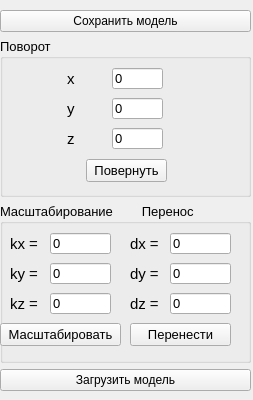
<?xml version="1.0" encoding="UTF-8"?>
<ui version="4.0">
 <class>MyController</class>
 <widget class="QWidget" name="MyController">
  <property name="geometry">
   <rect>
    <x>0</x>
    <y>0</y>
    <width>253</width>
    <height>400</height>
   </rect>
  </property>
  <property name="sizePolicy">
   <sizepolicy hsizetype="Fixed" vsizetype="Preferred">
    <horstretch>0</horstretch>
    <verstretch>0</verstretch>
   </sizepolicy>
  </property>
  <property name="minimumSize">
   <size>
    <width>200</width>
    <height>400</height>
   </size>
  </property>
  <property name="windowTitle">
   <string>Form</string>
  </property>
  <widget class="QWidget" name="verticalLayoutWidget">
   <property name="geometry">
    <rect>
     <x>0</x>
     <y>10</y>
     <width>251</width>
     <height>381</height>
    </rect>
   </property>
   <layout class="QVBoxLayout" name="verticalLayout_2">
    <item>
     <widget class="QPushButton" name="saveButton">
      <property name="text">
       <string>Сохранить модель</string>
      </property>
     </widget>
    </item>
    <item>
     <widget class="QGroupBox" name="groupBox">
      <property name="font">
       <font>
        <pointsize>10</pointsize>
       </font>
      </property>
      <property name="title">
       <string>Поворот</string>
      </property>
      <widget class="QLabel" name="label_2">
       <property name="geometry">
        <rect>
         <x>67</x>
         <y>30</y>
         <width>41</width>
         <height>21</height>
        </rect>
       </property>
       <property name="font">
        <font>
         <pointsize>11</pointsize>
        </font>
       </property>
       <property name="text">
        <string>х</string>
       </property>
      </widget>
      <widget class="QLabel" name="label_3">
       <property name="geometry">
        <rect>
         <x>67</x>
         <y>60</y>
         <width>41</width>
         <height>21</height>
        </rect>
       </property>
       <property name="font">
        <font>
         <pointsize>11</pointsize>
        </font>
       </property>
       <property name="text">
        <string>y</string>
       </property>
      </widget>
      <widget class="QLineEdit" name="rot_xEdit">
       <property name="geometry">
        <rect>
         <x>112</x>
         <y>30</y>
         <width>51</width>
         <height>21</height>
        </rect>
       </property>
       <property name="text">
        <string>0</string>
       </property>
      </widget>
      <widget class="QLineEdit" name="rot_yEdit">
       <property name="geometry">
        <rect>
         <x>112</x>
         <y>60</y>
         <width>51</width>
         <height>21</height>
        </rect>
       </property>
       <property name="text">
        <string>0</string>
       </property>
      </widget>
      <widget class="QLineEdit" name="rot_zEdit">
       <property name="geometry">
        <rect>
         <x>112</x>
         <y>90</y>
         <width>51</width>
         <height>21</height>
        </rect>
       </property>
       <property name="text">
        <string>0</string>
       </property>
      </widget>
      <widget class="QLabel" name="label_4">
       <property name="geometry">
        <rect>
         <x>67</x>
         <y>90</y>
         <width>41</width>
         <height>21</height>
        </rect>
       </property>
       <property name="font">
        <font>
         <pointsize>11</pointsize>
        </font>
       </property>
       <property name="text">
        <string>z</string>
       </property>
      </widget>
      <widget class="QPushButton" name="rotateButton">
       <property name="geometry">
        <rect>
         <x>86</x>
         <y>121</y>
         <width>81</width>
         <height>23</height>
        </rect>
       </property>
       <property name="text">
        <string>Повернуть</string>
       </property>
      </widget>
     </widget>
    </item>
    <item>
     <widget class="QGroupBox" name="groupBox_2">
      <property name="minimumSize">
       <size>
        <width>0</width>
        <height>160</height>
       </size>
      </property>
      <property name="font">
       <font>
        <pointsize>10</pointsize>
       </font>
      </property>
      <property name="title">
       <string>Масштабирование        Перенос</string>
      </property>
      <widget class="QLineEdit" name="kxEdit">
       <property name="geometry">
        <rect>
         <x>50</x>
         <y>30</y>
         <width>61</width>
         <height>21</height>
        </rect>
       </property>
       <property name="text">
        <string>0</string>
       </property>
      </widget>
      <widget class="QLabel" name="label_5">
       <property name="geometry">
        <rect>
         <x>10</x>
         <y>90</y>
         <width>41</width>
         <height>21</height>
        </rect>
       </property>
       <property name="font">
        <font>
         <pointsize>11</pointsize>
        </font>
       </property>
       <property name="text">
        <string>kz = </string>
       </property>
      </widget>
      <widget class="QPushButton" name="scaleButton">
       <property name="geometry">
        <rect>
         <x>0</x>
         <y>120</y>
         <width>121</width>
         <height>23</height>
        </rect>
       </property>
       <property name="text">
        <string>Масштабировать</string>
       </property>
      </widget>
      <widget class="QLineEdit" name="kyEdit">
       <property name="geometry">
        <rect>
         <x>50</x>
         <y>60</y>
         <width>61</width>
         <height>21</height>
        </rect>
       </property>
       <property name="text">
        <string>0</string>
       </property>
      </widget>
      <widget class="QLineEdit" name="kzEdit">
       <property name="geometry">
        <rect>
         <x>50</x>
         <y>90</y>
         <width>61</width>
         <height>21</height>
        </rect>
       </property>
       <property name="text">
        <string>0</string>
       </property>
      </widget>
      <widget class="QLabel" name="label_12">
       <property name="geometry">
        <rect>
         <x>10</x>
         <y>30</y>
         <width>41</width>
         <height>21</height>
        </rect>
       </property>
       <property name="font">
        <font>
         <pointsize>11</pointsize>
        </font>
       </property>
       <property name="text">
        <string>kx = </string>
       </property>
      </widget>
      <widget class="QLabel" name="label_13">
       <property name="geometry">
        <rect>
         <x>10</x>
         <y>60</y>
         <width>41</width>
         <height>21</height>
        </rect>
       </property>
       <property name="font">
        <font>
         <pointsize>11</pointsize>
        </font>
       </property>
       <property name="text">
        <string>ky = </string>
       </property>
      </widget>
      <widget class="QLabel" name="label_6">
       <property name="geometry">
        <rect>
         <x>130</x>
         <y>90</y>
         <width>41</width>
         <height>21</height>
        </rect>
       </property>
       <property name="font">
        <font>
         <pointsize>11</pointsize>
        </font>
       </property>
       <property name="text">
        <string>dz = </string>
       </property>
      </widget>
      <widget class="QLabel" name="label_14">
       <property name="geometry">
        <rect>
         <x>130</x>
         <y>30</y>
         <width>41</width>
         <height>21</height>
        </rect>
       </property>
       <property name="font">
        <font>
         <pointsize>11</pointsize>
        </font>
       </property>
       <property name="text">
        <string>dx = </string>
       </property>
      </widget>
      <widget class="QLineEdit" name="dzEdit">
       <property name="geometry">
        <rect>
         <x>170</x>
         <y>90</y>
         <width>61</width>
         <height>21</height>
        </rect>
       </property>
       <property name="text">
        <string>0</string>
       </property>
      </widget>
      <widget class="QLabel" name="label_15">
       <property name="geometry">
        <rect>
         <x>130</x>
         <y>60</y>
         <width>41</width>
         <height>21</height>
        </rect>
       </property>
       <property name="font">
        <font>
         <pointsize>11</pointsize>
        </font>
       </property>
       <property name="text">
        <string>dy = </string>
       </property>
      </widget>
      <widget class="QLineEdit" name="dxEdit">
       <property name="geometry">
        <rect>
         <x>170</x>
         <y>30</y>
         <width>61</width>
         <height>21</height>
        </rect>
       </property>
       <property name="text">
        <string>0</string>
       </property>
      </widget>
      <widget class="QLineEdit" name="dyEdit">
       <property name="geometry">
        <rect>
         <x>170</x>
         <y>60</y>
         <width>61</width>
         <height>21</height>
        </rect>
       </property>
       <property name="text">
        <string>0</string>
       </property>
      </widget>
      <widget class="QPushButton" name="moveButton">
       <property name="geometry">
        <rect>
         <x>130</x>
         <y>120</y>
         <width>101</width>
         <height>23</height>
        </rect>
       </property>
       <property name="text">
        <string>Перенести</string>
       </property>
      </widget>
     </widget>
    </item>
    <item>
     <widget class="QPushButton" name="fileButton">
      <property name="text">
       <string>Загрузить модель</string>
      </property>
     </widget>
    </item>
   </layout>
  </widget>
 </widget>
 <resources/>
 <connections/>
</ui>
